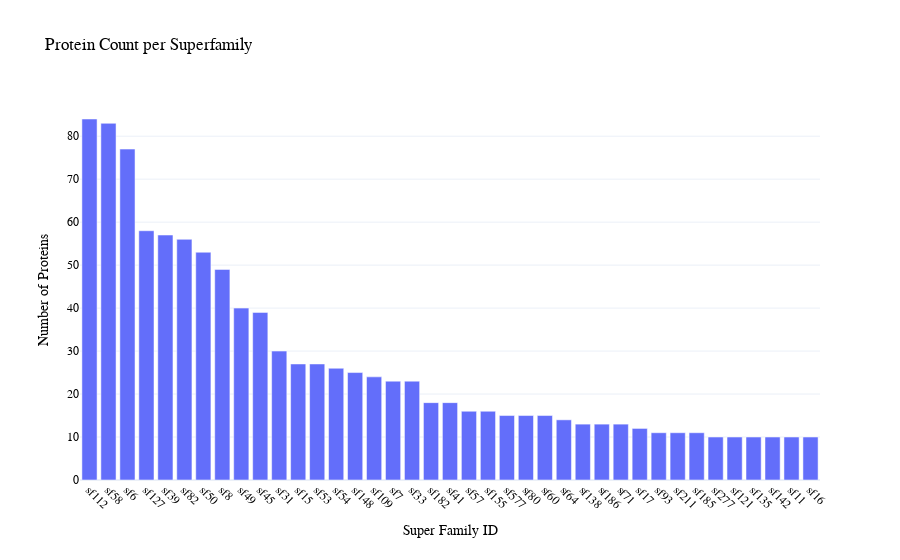

Notebook cell for this chart:
### Code cell
family_counts = filtered_df["superfamily_id"].value_counts().reset_index()
family_counts.columns = ["Super Family ID", "Protein Count"]

# Plot the bar chart
fig = px.bar(
    family_counts,
    x="Super Family ID",
    y="Protein Count",
    title="Protein Count per Superfamily",
    labels={"Family ID": "Super Family ID", "Protein Count": "Number of Proteins"},
    template="plotly_white",
)

# Customize layout
fig.update_layout(
    font=dict(family="Arial", size=12, color="black"),
    xaxis=dict(tickangle=45),
    showlegend=False,
)

# Display the plot
fig.show()

### Figure 1 — Plotly figure (JSON) as saved in the notebook; plotly's stock layout.template omitted (floating-point values rounded to 4 significant figures)
{"data": [{"alignmentgroup": "True", "hovertemplate": "Super Family ID=%{x}<br>Number of Proteins=%{y}<extra></extra>", "legendgroup": "", "marker": {"color": "#636efa", "pattern": {"shape": ""}}, "name": "", "offsetgroup": "", "orientation": "v", "showlegend": false, "textposition": "auto", "type": "bar", "x": ["sf112", "sf58", "sf6", "sf127", "sf39", "sf82", "sf50", "sf8", "sf49", "sf45", "sf31", "sf15", "sf53", "sf54", "sf148", "sf109", "sf7", "sf33", "sf182", "sf41", "sf57", "sf155", "sf577", "sf80", "sf60", "sf64", "sf138", "sf186", "sf71", "sf17", "sf93", "sf211", "sf185", "sf277", "sf121", "sf135", "sf142", "sf11", "sf16"], "xaxis": "x", "y": [84, 83, 77, 58, 57, 56, 53, 49, 40, 39, 30, 27, 27, 26, 25, 24, 23, 23, 18, 18, 16, 16, 15, 15, 15, 14, 13, 13, 13, 12, 11, 11, 11, 10, 10, 10, 10, 10, 10], "yaxis": "y"}], "layout": {"barmode": "relative", "font": {"color": "black", "family": "Arial", "size": 12}, "legend": {"tracegroupgap": 0}, "showlegend": false, "title": {"text": "Protein Count per Superfamily"}, "xaxis": {"anchor": "y", "domain": [0, 1], "tickangle": 45, "title": {"text": "Super Family ID"}}, "yaxis": {"anchor": "x", "domain": [0, 1], "title": {"text": "Number of Proteins"}}}}
